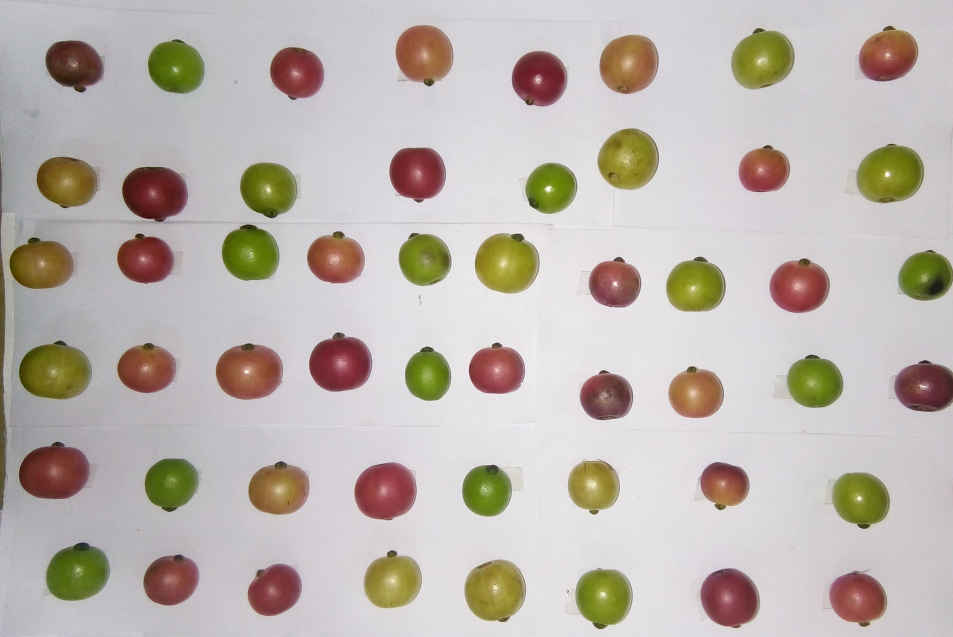
#> input picture data/data mentah/baru/IMG_20181208_174620.jpg, 2859 x 1911 px (shown at 1/3 size)
$ jupyter execute --allow-errors Preprocessing.ipynb
#> lines starting #> are read from the running program, lines starting #| are printed output that depends on the picture; after the words box and inside, x2 and y2 are one past the last pixel; in counts of white or black regions, pixels touching at a corner belong together
### Citra.py
import cv2 as cv
import numpy as np
from CitraContour import CitraContour

class Citra:

    img = None

    processed = None

    def __init__(self, img):
        self.img = img
        self.processed = img

    def toGray(self):
        self.processed = cv.cvtColor(self.processed, cv.COLOR_BGR2GRAY)

    def toBinaryInv(self, tr_down, tr_up):
        self.processed = cv.threshold(self.processed, tr_down, tr_up, cv.THRESH_BINARY_INV)[1]

    def resize(self, size):
        self.img = cv.resize(self.img, size)
        self.processed = cv.resize(self.processed, size)

    def getContour(self, areaMin, areaMax):
        contour = CitraContour(self.processed, self.img)
        contour.areaMin = areaMin
        contour.areaMax = areaMax

        return contour

    def getHistogram(self):
        colors = ('r','g','b')

        hist = np.array([])

        for i, color in enumerate(colors):
            tmp = cv.cvtColor(self.img, cv.COLOR_BGR2RGB)
            histr = cv.calcHist([tmp], [i], None, [256], [0, 256])
            hist = np.concatenate((hist, histr.flatten().astype(int)), axis = None)

        return hist.astype(int)

### Preprocessing.ipynb
[cell 1]
import cv2 as cv
import numpy as np
from Citra import Citra
from matplotlib import pyplot as plt

citra = Citra(cv.imread('data/data mentah/baru/IMG_20181208_174620.jpg'))
#> in __init__, self.img is the input picture: shape (1911, 2859, 3); mean B, G, R 176, 181.9, 189.9
citra.resize((1024, 768))
#> in resize, `self.img = cv.resize(self.img, size)`:
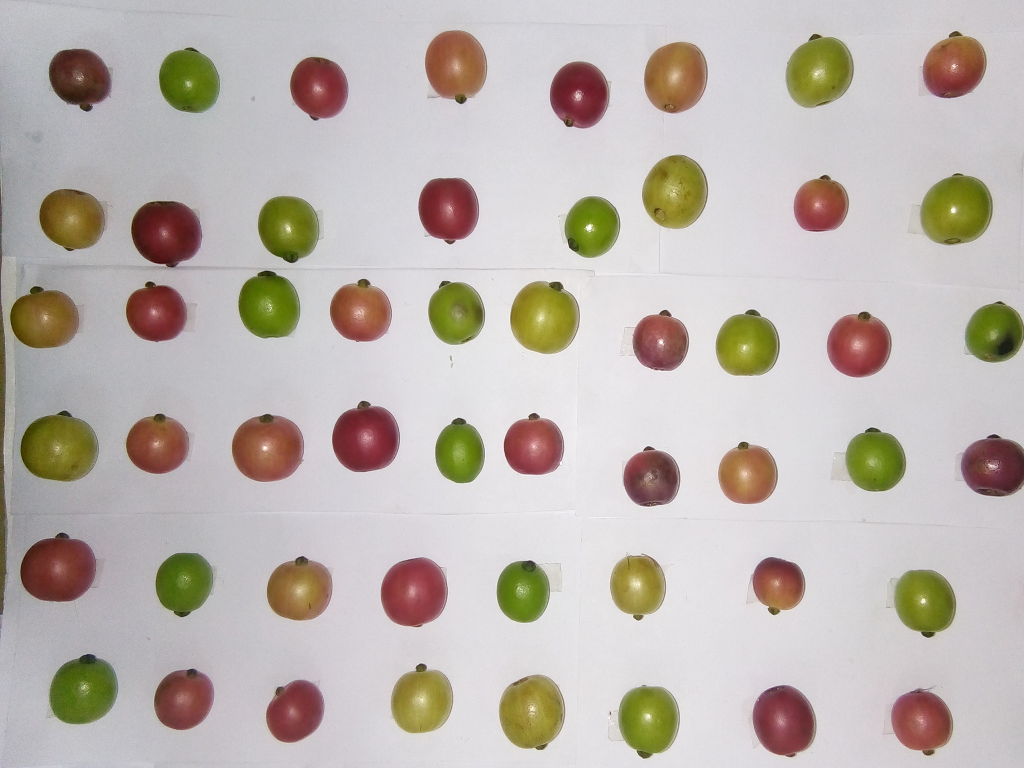
#> self.img: shape (768, 1024, 3); mean B, G, R 175.9, 181.8, 189.8
citra.toGray()
#> in toGray, `self.processed = cv.cvtColor(self.processed, cv.COLOR_BGR2GRAY)`:
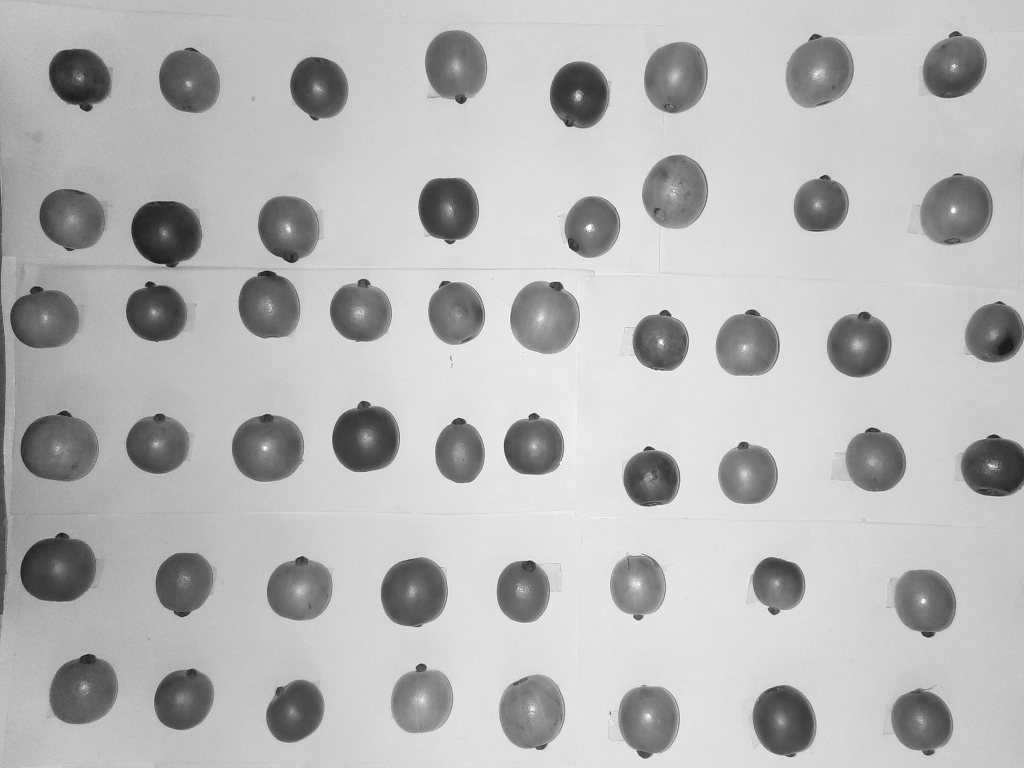
#> self.processed: shape (768, 1024); min 22, max 254, mean 183.5
citra.toBinaryInv(150, 255)
#> in toBinaryInv, `self.processed = cv.threshold(self.processed, tr_down, tr_up, cv.THRES..`:
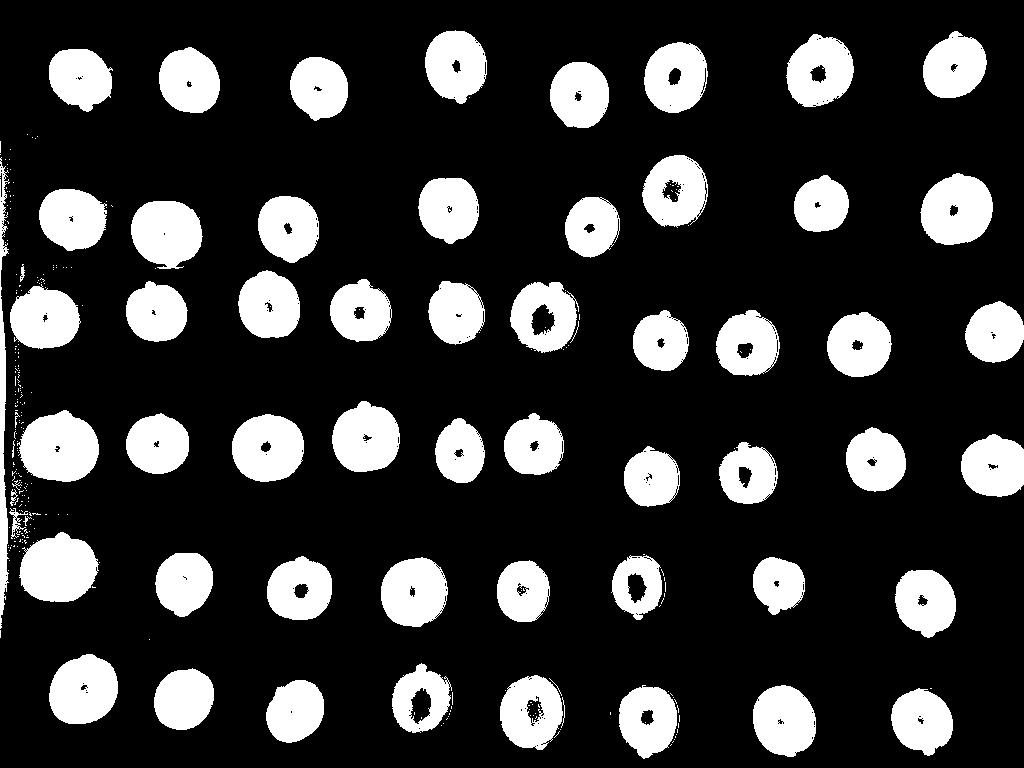
#> self.processed: shape (768, 1024); 20.8% white; 302 white regions (240 under 20 px), largest, box (x1, y1, x2, y2) and area: (17, 410, 99, 482) 4360, (19, 532, 99, 602) 4171, (920, 173, 993, 245) 3957
#> (the rest of this cell did not finish here and is left out)

cc.croppedResize = (128, 128)
cc.findContour()
fig = plt.figure(figsize = (14, 14))

# result = cv.cvtColor(cc.labeled, cv.COLOR_BGR2RGB)
# result = citra.processed
# plt.imshow(result, cmap='gray')
print('Jumlah buah : ' + str(len(cc.cropped)))

for counter in range(len(cc.cropped)):
    y = fig.add_subplot(10, 10, counter + 1)
    img = cc.cropped[counter]

    cv.imwrite('data/Dataset/v2/campur/' + str(counter + 45) + '.png', img)

    y.imshow(cv.cvtColor(img, cv.COLOR_BGR2RGB))
    plt.title(counter)
    y.axes.get_xaxis().set_visible(False)
    y.axes.get_yaxis().set_visible(False)

[cell 2]
import os

save = open("data/data learning/v2.txt", 'a')
path = 'data/Dataset/v2/4'
for file in os.listdir(path):
    if file == 'desktop.ini' or file == '.ipynb_checkpoints':
        continue

    citra = Citra(cv.imread(path + '/' + file))
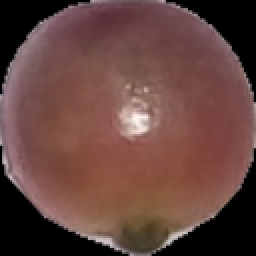
#> input picture data/Dataset/v2/4/10.png, 128 x 128 px (shown 2 times larger)
#> in __init__, self.img is the input picture: shape (128, 128, 3); mean B, G, R 62.7, 68.2, 100.9
    hist = citra.getHistogram()
#> after the loop in getHistogram, `for i, color in enumerate(colors):`: hist = 768 values, max 3243 at index 256, min 0 at index 21, mean 64

    hist = ' '.join([str(x) for x in hist])
    save.write(hist + ' 0 0 0 1\n')

save.close()
